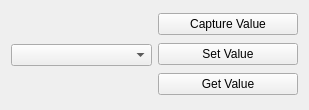
<?xml version="1.0" encoding="UTF-8"?>
<ui version="4.0">
 <class>Widget</class>
 <widget class="QWidget" name="Widget">
  <property name="geometry">
   <rect>
    <x>0</x>
    <y>0</y>
    <width>309</width>
    <height>110</height>
   </rect>
  </property>
  <property name="windowTitle">
   <string>Widget</string>
  </property>
  <layout class="QHBoxLayout" name="horizontalLayout">
   <item>
    <widget class="QComboBox" name="comboBox"/>
   </item>
   <item>
    <layout class="QVBoxLayout" name="verticalLayout">
     <item>
      <widget class="QPushButton" name="captureValueButton">
       <property name="text">
        <string>Capture Value</string>
       </property>
      </widget>
     </item>
     <item>
      <widget class="QPushButton" name="setValueButton">
       <property name="text">
        <string>Set Value</string>
       </property>
      </widget>
     </item>
     <item>
      <widget class="QPushButton" name="getValueButton">
       <property name="text">
        <string>Get Value</string>
       </property>
      </widget>
     </item>
    </layout>
   </item>
  </layout>
 </widget>
 <resources/>
 <connections/>
</ui>
